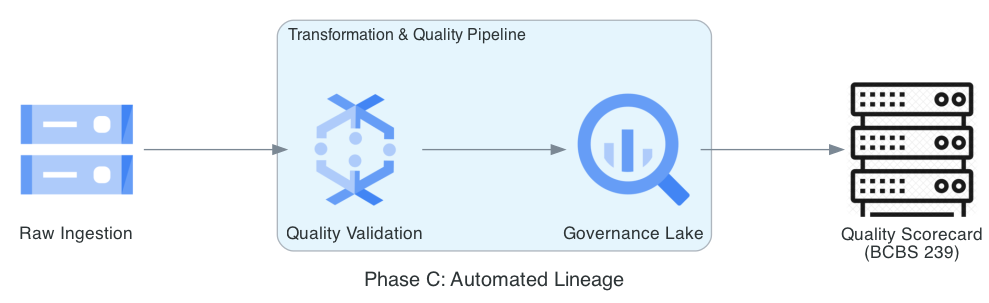

The script that drew this image:
from diagrams import Diagram, Cluster, Edge
from diagrams.gcp.analytics import BigQuery, Dataflow
from diagrams.gcp.storage import GCS
from diagrams.generic.compute import Rack

graph_attr = {
    "pad": "0.1",
    "nodesep": "1.2",
    "ranksep": "1.5",
    "bgcolor": "transparent"
}

with Diagram(
    "Phase C: Automated Lineage", 
    show=False, 
    filename="gov_data_lineage_graph", 
    direction="LR", 
    graph_attr=graph_attr
):
    source = GCS("Raw Ingestion")
    
    with Cluster("Transformation & Quality Pipeline"):
        proc = Dataflow("Quality Validation")
        warehouse = BigQuery("Governance Lake")
        
    scorecard = Rack("Quality Scorecard\n(BCBS 239)")

    source >> proc >> warehouse >> scorecard
